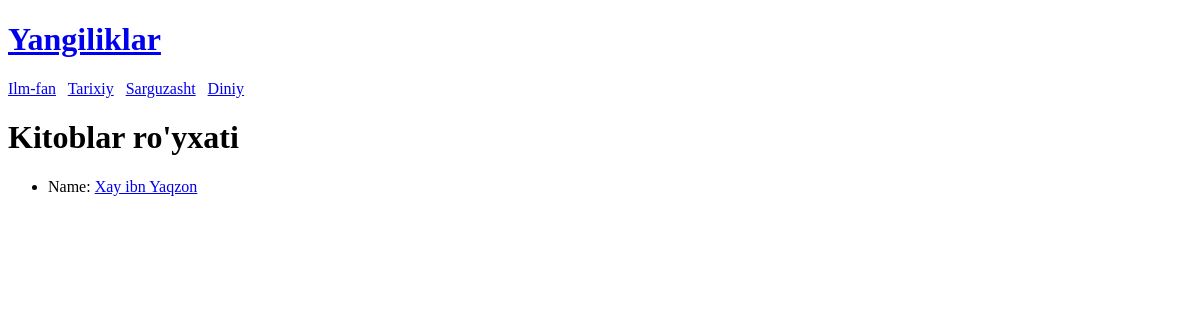
Before: / with the older database file.
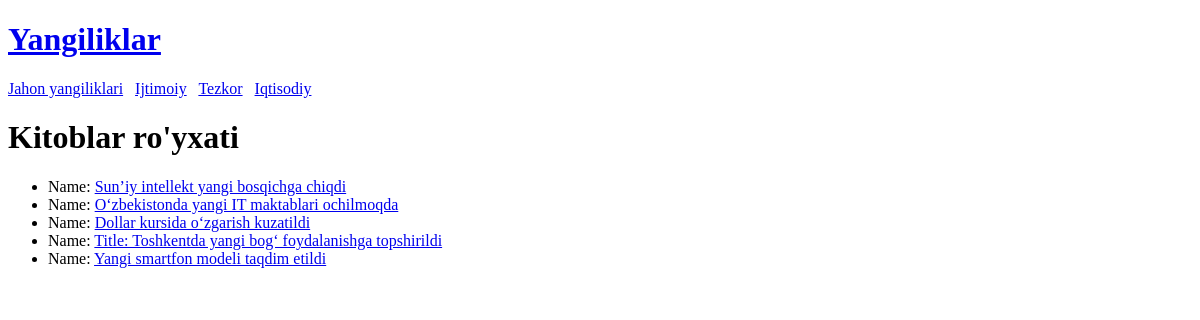
After: the same page with the newer database file.
### main/models.py (models this page shows, shortened)
class Category(models.Model):
    name=models.CharField(max_length=155, unique=True)

class News(models.Model):
    name=models.CharField(max_length=255)
    text = models.TextField(blank=True, null=True)
    published_year = models.PositiveSmallIntegerField(default=datetime.now().year)
    created_at = models.DateTimeField(auto_now_add=True)
    category = models.ForeignKey(Category, on_delete=models.CASCADE)
    updated_at = models.DateTimeField(auto_now=True)

### main/views.py (the view)
# urls.py: path('', home, name='home'),
def home(request: HttpRequest):
    categories=Category.objects.all()
    news=News.objects.all()
    context={
        'categories':categories,
        'news':news,
        'title': 'Yangiliklar'
    }
    return render(request, 'main/index.html', context)

### main/templates/main/index.html (shortened to what this page needs)
<!DOCTYPE html>
<html lang="en">
<head>
</head>
<body>
<h1><a href="{% url 'home' %}">Yangiliklar</a></h1>
{%  for category in categories %}
    <a href="{% url 'news_by_category' category.id %}">{{ category.name }}</a>&nbsp&nbsp
{%  endfor %}
<h1>Kitoblar ro'yxati</h1>
<ul>
    {% for new in news %}
    <li>Name: <a href="{% url 'news_detail' new.id %}">{{ new.name}}</a></li>
    {% endfor %}
</ul>
</body>
</html>

Changed rows visible on the page:
removed Category: name "Ilm-fan"
removed Category: name "Tarixiy"
removed Category: name "Sarguzasht"
removed Category: name "Diniy"
removed News: name "Xay ibn Yaqzon"
added Category: name "Jahon yangiliklari"
added Category: name "Ijtimoiy"
added Category: name "Tezkor"
added Category: name "Iqtisodiy"
added News: name "Sun’iy intellekt yangi bosqichga chiqdi"
added News: name "O‘zbekistonda yangi IT maktablari ochilmoqda"
added News: name "Dollar kursida o‘zgarish kuzatildi"
added News: name "Title: Toshkentda yangi bog‘ foydalanishga topshirildi"
added News: name "Yangi smartfon modeli taqdim etildi"
